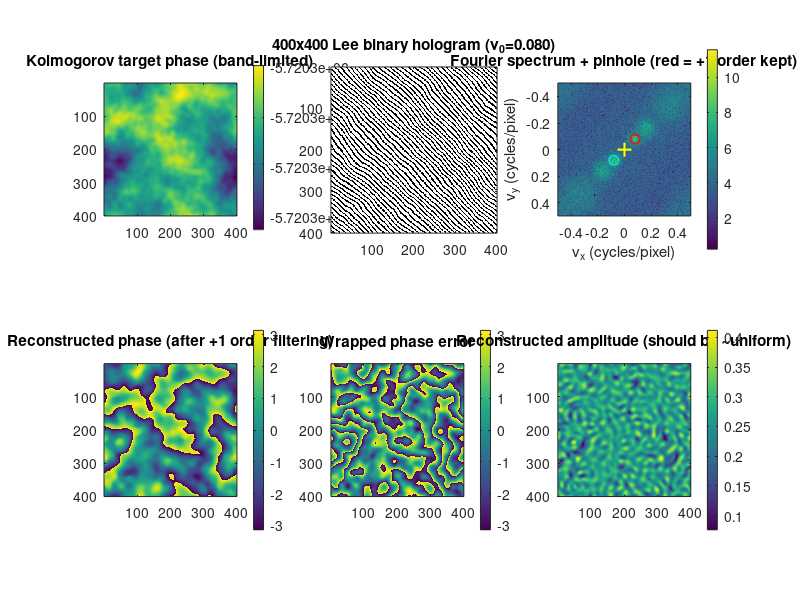

MATLAB code for this plot: (Note: this script raises an error after producing the figure.)
clear; close all; clc;

%% ========================================================
%  BINARY PHASE MODULATION VIA THE LEE HOLOGRAM METHOD
%  (no macro-pixels: phase is encoded pixel-by-pixel)
%
%  References:
%   - W.H. Lee, Progress in Optics (1978)
%   - D.B. Conkey et al., Opt. Express (2012)
%   - https://www.wavefrontshaping.net/post/id/16
%
%  PRINCIPLE
%   A target phase phi(x,y), sampled at every DMD pixel, is
%   encoded into a binary AMPLITUDE grating:
%       f(x,y) = 1/2 * [1 + cos(2*pi*nu0*(x-y) - phi(x,y))]
%       g(x,y) = 1 if f(x,y) > 1/2, else 0          (-> DMD pattern)
%
%   f(x,y) is the sum of 3 terms centered at 3 distinct spatial
%   frequencies: 0 order (0,0), +1 order (nu0,-nu0), -1 order
%   (-nu0,nu0). If nu0 is larger than the spatial bandwidth of
%   phi(x,y), the +1 order alone reconstructs exp(i*phi(x,y))
%   after pinhole filtering in the Fourier plane.
%
%  RESOLUTION / FIDELITY TRADE-OFF
%   Unlike the superpixel method, there is no spatial block
%   averaging here. The trade-off instead comes from the
%   bandwidth constraint: phi(x,y) must be LOW-PASS FILTERED so
%   its spatial frequency content stays below nu0 (minus the
%   pinhole radius), otherwise the 0/+1/-1 orders overlap and
%   corrupt the reconstruction. A lower cutoff = smoother
%   (lower spatial resolution) target phase but cleaner order
%   separation.
%% ========================================================

%% ========================================================
% PARAMETERS
%% ========================================================

N = 400;                  % DMD grid size (pixels), full resolution, no macro-pixels

nu0 = 0.08;                % carrier spatial frequency (cycles/pixel)
                           % period of the Lee grating = 1/nu0 pixels

phi_cutoff = 0.05;         % max spatial frequency allowed in phi(x,y)
                           % (cycles/pixel) -- must be < nu0 - pinhole_radius

pinhole_radius = 0.035;    % Fourier-plane pinhole radius (cycles/pixel)
                           % isolates the +1 order; must satisfy
                           % phi_cutoff + pinhole_radius < nu0

%% ========================================================
% GENERATE KOLMOGOROV PHASE SCREEN (full resolution, N x N)
%% ========================================================

fprintf('Generating Kolmogorov phase screen...\n')

fx = (-N/2:N/2-1)/N;
[FX,FY] = meshgrid(fx,fx);
f = sqrt(FX.^2 + FY.^2);
f(f==0) = 1e-6;
PSD = f.^(-11/3);

cn = randn(N) + 1i*randn(N);
phi_raw = real(ifft2(ifftshift(cn .* sqrt(PSD))));

%% ========================================================
% LOW-PASS FILTER phi TO RESPECT THE LEE BANDWIDTH CONDITION
%   -> without this, phi's own high spatial frequencies would
%      overlap the +1/-1 orders and corrupt the reconstruction
%% ========================================================

lowpass_mask = (f < phi_cutoff);

Phi_spec = fftshift(fft2(phi_raw)) .* lowpass_mask;
phi = real(ifft2(ifftshift(Phi_spec)));

phi = phi/std(phi(:));
phi = phi*pi;              % target phase, defined at every pixel

%% ========================================================
% BUILD THE LEE HOLOGRAM (pixel by pixel, no macro-pixels)
%% ========================================================

fprintf('Building Lee hologram...\n')

[X,Y] = meshgrid(0:N-1, 0:N-1);

carrier = 2*pi*nu0*(X - Y);

f_lee = 1*(1 + cos(carrier - phi));

%% ========================================================
% BINARIZE -> this is the pattern sent to the DMD
%% ========================================================

DMD = double(f_lee > 0.5);

%% ========================================================
% FOURIER SPECTRUM AND PINHOLE POSITION
%% ========================================================

G = fftshift(fft2(DMD));

% +1 order is centered at (nu_x,nu_y) = (nu0,-nu0), see Eq.(2) in the reference
cx =  nu0;
cy = -nu0;

mask = ((FX-cx).^2 + (FY-cy).^2) < pinhole_radius^2;

%% ========================================================
% APPLY THE PINHOLE FILTER (simulates the 4-f system)
%% ========================================================

fprintf('Filtering +1 diffraction order...\n')

Gfilt = G .* mask;

% recentre the isolated order on (0,0) before inverse FFT (demodulation)
shift_row = round(cy*N);
shift_col = round(cx*N);
Gfilt_centered = circshift(Gfilt, [-shift_row, -shift_col]);

Efield = ifft2(ifftshift(Gfilt_centered));

phi_rec = angle(Efield);

%% ========================================================
% MODULATION FIDELITY (full resolution, pixel by pixel)
%% ========================================================

Et = exp(1i*phi);
Er = Efield;

Et = Et(:)/norm(Et(:));
Er = Er(:)/norm(Er(:));

Fidelity = abs(Et'*Er)^2;

fprintf('\n')
fprintf('=====================================\n')
fprintf('nu0 = %.4f, phi_cutoff = %.4f, pinhole_radius = %.4f\n', ...
    nu0, phi_cutoff, pinhole_radius)
fprintf('Fidelity = %.5f\n', Fidelity)
fprintf('Error = %.5f\n', 1-Fidelity)
fprintf('=====================================\n')

%% ========================================================
% DISPLAY
%% ========================================================

figure('Position',[100 100 1800 900])

subplot(2,3,1)
imagesc(phi)
axis image
colorbar
title('Kolmogorov target phase (band-limited)')

subplot(2,3,2)
imagesc(DMD)
axis image
colormap(gca,'gray')
title(sprintf('%dx%d Lee binary hologram (\\nu_0=%.3f)', N,N,nu0))

subplot(2,3,3)
imagesc(fx,fx,log(abs(G)+1))
axis image
hold on
theta = linspace(0,2*pi,100);
plot(cx+pinhole_radius*cos(theta), cy+pinhole_radius*sin(theta), 'r-', 'LineWidth',1.5)
plot(0,0,'y+','MarkerSize',10,'LineWidth',1.5)
plot(-cx-pinhole_radius*cos(theta), -cy-pinhole_radius*sin(theta), 'c-', 'LineWidth',1)
colorbar
title('Fourier spectrum + pinhole (red = +1 order kept)')
xlabel('\nu_x (cycles/pixel)')
ylabel('\nu_y (cycles/pixel)')

subplot(2,3,4)
imagesc(phi_rec)
axis image
colorbar
title('Reconstructed phase (after +1 order filtering)')

subplot(2,3,5)
imagesc(angle(exp(1i*(phi-phi_rec))))
axis image
colorbar
title('Wrapped phase error')

subplot(2,3,6)
imagesc(abs(Efield))
axis image
colorbar
title('Reconstructed amplitude (should be ~uniform)')

sgtitle(sprintf('Lee Hologram Reconstruction (pixel-wise) — \\nu_0=%.3f — Fidelity=%.4f', ...
    nu0, Fidelity))

%% ========================================================
% PSD COMPARISON
%% ========================================================

figure

PSD_target = abs(fftshift(fft2(phi))).^2;
PSD_rec    = abs(fftshift(fft2(phi_rec))).^2;

loglog(mean(PSD_target(:,ceil(N/2):end),1),'LineWidth',2)
hold on
loglog(mean(PSD_rec(:,ceil(N/2):end),1),'LineWidth',2)
grid on

xlabel('Spatial frequency')
ylabel('PSD')
legend('Target','Reconstructed')
title('Kolmogorov PSD comparison (Lee hologram method)')
